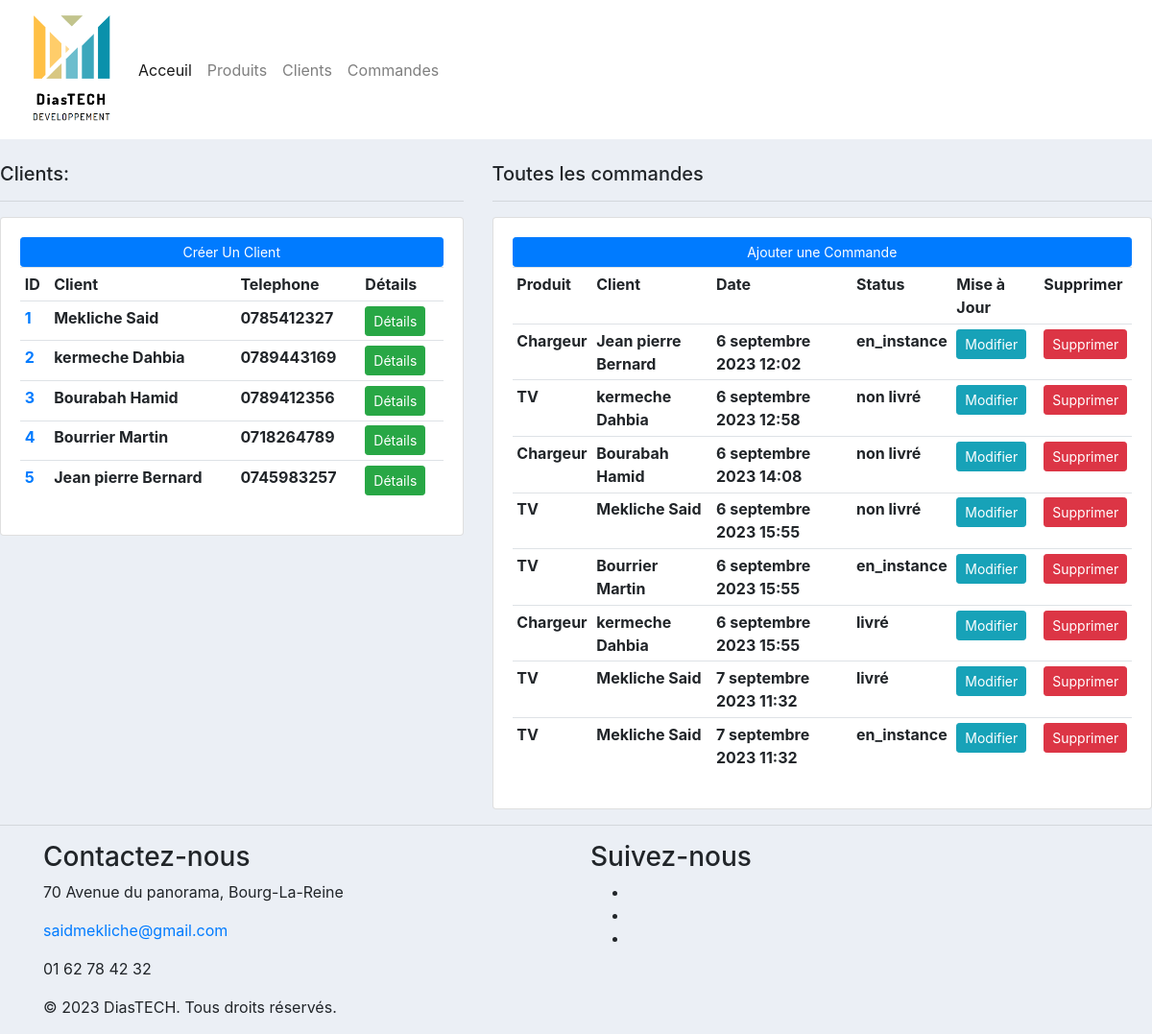
The page / on the database its author committed.
### client/models.py (models this page shows)
class Client(models.Model):
    nom = models.CharField(max_length=200, null=True)
    telephone = models.CharField(max_length=200, null=True)
    date_creation = models.DateTimeField(auto_now_add=True)
    def __str__(self):
        return self.nom

### commande/models.py (models this page shows)
class Commande(models.Model):
    STATUS = (
        ('en_instance', 'En instance'),
        ('non livré', 'non livré'),
        ('livré', 'livré')
    )
    client = models.ForeignKey(Client, null= True, on_delete=models.SET_NULL)
    produit = models.ForeignKey(Produit, null= True, on_delete=models.SET_NULL)
    status = models.CharField(max_length=200, choices=STATUS)
    date_creation = models.DateTimeField(auto_now_add=True)

### produit/models.py (models this page shows)
class Produit(models.Model):
    nom = models.CharField(max_length=200, null=True)
    prix = models.FloatField(null=True)
    date_creation = models.DateTimeField(auto_now_add=True)
    tag= models.ManyToManyField(Tag)
    def __str__(self):
        return self.nom

### produit/views.py (the view)
# urls.py: path('',views.home, name='acceuil'),
def home(request):
    commandes =Commande.objects.all()
    clients = Client.objects.all()
    context={'commandes':commandes,'clients':clients}
    return render(request,'produit/acceuil.html', context)

### templates/produit/acceuil.html
{% extends 'main.html' %}
{% block contenu %}
<br>
<div class="row">
	<div class="col-md-5">
		<h5>Clients:</h5>
		<hr>
		<div class="card card-body">
			<a class="btn btn-primary  btn-sm btn-block" href="">Créer Un Client</a>
			<table class="table table-sm">
				<tr>
					<th>ID</th>
					<th>Client</th>
					<th>Telephone</th>
					<th>Détails</th>
				</tr>
				{% for client in clients %}
				<tr>
				<th><a href="{% url 'client' client.id %}">{{client.id}} </a></th>
				<th>{{client.nom}}</th>
				<th>{{client.telephone}}</th>
					<th><a class='btn btn-sm btn-success' href="{% url 'client' client.id %}">Détails</a></th>
				</tr>
				{% endfor %}
			</table>
		</div>
	</div>
	<div class="col-md-7">
		<h5>Toutes les commandes</h5>
		<hr>
		<div class="card card-body">
			<a class="btn btn-primary  btn-sm btn-block" href="{% url 'ajout_commande' %}">Ajouter une Commande</a>
			<table class="table table-sm">
				<tr>
					<th>Produit</th>
					<th>Client</th>
					<th>Date</th>
					<th>Status</th>
					<th>Mise à Jour</th>
					<th>Supprimer</th>
				</tr>
					{% for commande in commandes %}
				<tr>
					<th>{{commande.produit}}</th>
					<th>{{commande.client}}</th>
					<th>{{commande.date_creation}}</th>
					<th>{{commande.status}}</th>
					<th><a class='btn btn-sm btn-info' href="{% url 'modifier_commande' commande.id %}">Modifier</a></th>
					<th><a class='btn btn-sm btn-danger' href="{% url 'supprimer_commande' commande.id %}">Supprimer</a></th>
				</tr>
				     {% endfor %}
			</table>
		</div>
	</div>
</div>
{% endblock %}

### templates/main.html (shortened to what this page needs)
{% load static %}
<!DOCTYPE html>
<html lang="en">
<head>
    <link rel="stylesheet" href="https://cdn.jsdelivr.net/npm/bootstrap@4.5.3/dist/css/bootstrap.min.css">
    <link rel="stylesheet" type="text/css" href="{% static 'css/main.css' %}">
</head>
<body>
{% include 'base/navbar.html'%}
{% block contenu %}
{% endblock %}
<hr>
<footer class="footer">
  <div class="container">
    <div class="row">
      <div class="col-md-6">
        <div class="footer-section">
          <h3>Contactez-nous</h3>
          <p> 70 Avenue du panorama, Bourg-La-Reine</p>
          <p> <a href="mailto:saidmekliche@gmail.gom">saidmekliche@gmail.com</a></p>
          <p> 01 62 78 42 32</p>
        </div>
      </div>
      <div class="col-md-6">
        <div class="footer-section">
          <h3>Suivez-nous</h3>
          <ul class="social-icons">
            <li><a href="#" class="icon-link"></a></li>
            <li><a href="#" class="icon-link"></a></li>
            <li><a href="#" class="icon-link"></a></li>
          </ul>
        </div>
      </div>
    </div>
    <div class="row">
      <div class="col-md-12">
        <div class="footer-section">
          <p class="copyright">&copy; 2023 DiasTECH. Tous droits réservés.</p>
        </div>
      </div>
    </div>
  </div>
</footer>
</body>
</html>

### templates/base/navbar.html (shortened to what this page needs)
{% load static %}
<nav class="navbar navbar-expand-lg navbar-light bg-white">
  <img src="{% static 'images/logo.png' %}" alt="Logo" width="120" height="auto">
  <div class="collapse navbar-collapse" id="navbarNavAltMarkup">
    <div class="navbar-nav">
      <a class="nav-link active" href="#">Acceuil <span class="sr-only">(current)</span></a>
      <a class="nav-link" href="#">Produits</a>
      <a class="nav-link" href="#">Clients</a>
      <a class="nav-link" href="#">Commandes</a>
    </div>
  </div>
</nav>

### static/css/main.css (style rules this page uses)
body { background-color: #ebeff5; }

### rows shown on the page
Client: id "1", nom "Mekliche Said", telephone "0785412327"
Client: id "2", nom "kermeche Dahbia", telephone "0789443169"
Client: id "3", nom "Bourabah Hamid", telephone "0789412356"
Client: id "4", nom "Bourrier Martin", telephone "0718264789"
Client: id "5", nom "Jean pierre Bernard", telephone "0745983257"
Commande: produit "Chargeur", client "Jean pierre Bernard", date_creation "6 septembre 2023 12:02", status "en_instance"
Commande: produit "TV", client "kermeche Dahbia", date_creation "6 septembre 2023 12:58", status "non livré"
Commande: produit "Chargeur", client "Bourabah Hamid", date_creation "6 septembre 2023 14:08", status "non livré"
Commande: produit "TV", client "Mekliche Said", date_creation "6 septembre 2023 15:55", status "non livré"
Commande: produit "TV", client "Bourrier Martin", date_creation "6 septembre 2023 15:55", status "en_instance"
Commande: produit "Chargeur", client "kermeche Dahbia", date_creation "6 septembre 2023 15:55", status "livré"
Commande: produit "TV", client "Mekliche Said", date_creation "7 septembre 2023 11:32", status "livré"
Commande: produit "TV", client "Mekliche Said", date_creation "7 septembre 2023 11:32", status "en_instance"
